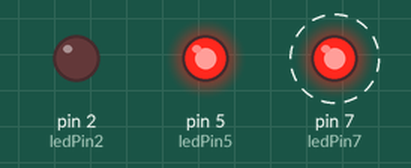
A sketch run on a simulated Arduino Uno, built with avr-gcc and run on an emulated ATmega328P. Shown: output pins drawn as LEDs (lit = HIGH). Dashed ring = blinking.

Above: at 0.22 s.
Timing chart, 0 to 3.1 s (numbered marks = the images above):
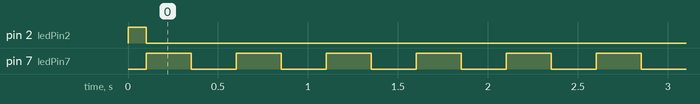

Measured:
- by itself, pin 7 (ledPin7): alternates HIGH for 0.25 s and LOW for 0.25 s

The sketch:

sketch.ino
```cpp
#include <avr/io.h>
#include <util/delay.h>

const int ledPin2 = 2;  // LED on pin 2  (PORTD, bit 2)
const int ledPin5 = 5;  // LED on pin 5  (PORTD, bit 5)
const int ledPin7 = 7;  // LED on pin 7  (PORTD, bit 7)

const int toggleDelay = 250; // milliseconds

void setup() {
  // Set pins as outputs using DDRD (Data Direction Register for PORTD)
  DDRD |= (1 << ledPin2) | (1 << ledPin5) | (1 << ledPin7);

  // --- Initial state for Pin 2 ---
  PORTD |= (1 << ledPin2);  // Turn ON pin 2
  _delay_ms(100);               // Short ON state

  // After start of sim:
  PORTD &= ~(1 << ledPin2); // Turn pin 2 OFF


  PORTD |= (1 << ledPin5);  // Keep pin 5 ON
}

void loop() {
  // --- Pin 7 toggles continuously ---
  PORTD ^= (1 << ledPin7);  // Toggle pin 7 using XOR
  _delay_ms(toggleDelay);       // Wait
}
```
